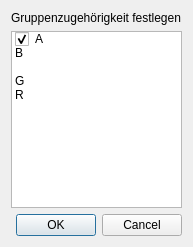
<?xml version="1.0" encoding="UTF-8"?>
<ui version="4.0">
 <class>Dialog</class>
 <widget class="QDialog" name="Dialog">
  <property name="geometry">
   <rect>
    <x>0</x>
    <y>0</y>
    <width>193</width>
    <height>247</height>
   </rect>
  </property>
  <property name="windowTitle">
   <string>Schüler – Gruppen</string>
  </property>
  <layout class="QVBoxLayout" name="verticalLayout">
   <item>
    <widget class="QLabel" name="label">
     <property name="text">
      <string>&lt;html&gt;&lt;head/&gt;&lt;body&gt;&lt;p&gt;Gruppenzugehörigkeit festlegen&lt;/p&gt;&lt;/body&gt;&lt;/html&gt;</string>
     </property>
     <property name="wordWrap">
      <bool>true</bool>
     </property>
    </widget>
   </item>
   <item>
    <widget class="QListWidget" name="grouplist">
     <property name="sizePolicy">
      <sizepolicy hsizetype="Expanding" vsizetype="Expanding">
       <horstretch>0</horstretch>
       <verstretch>0</verstretch>
      </sizepolicy>
     </property>
     <property name="focusPolicy">
      <enum>Qt::NoFocus</enum>
     </property>
     <property name="selectionMode">
      <enum>QAbstractItemView::NoSelection</enum>
     </property>
     <item>
      <property name="text">
       <string>A</string>
      </property>
      <property name="checkState">
       <enum>Checked</enum>
      </property>
     </item>
     <item>
      <property name="text">
       <string>B</string>
      </property>
      <property name="checkState">
       <enum>Unchecked</enum>
      </property>
     </item>
     <item>
      <property name="text">
       <string/>
      </property>
     </item>
     <item>
      <property name="text">
       <string>G</string>
      </property>
      <property name="checkState">
       <enum>Unchecked</enum>
      </property>
     </item>
     <item>
      <property name="text">
       <string>R</string>
      </property>
      <property name="checkState">
       <enum>Unchecked</enum>
      </property>
     </item>
    </widget>
   </item>
   <item>
    <widget class="QDialogButtonBox" name="buttonBox">
     <property name="orientation">
      <enum>Qt::Horizontal</enum>
     </property>
     <property name="standardButtons">
      <set>QDialogButtonBox::Cancel|QDialogButtonBox::Ok</set>
     </property>
    </widget>
   </item>
  </layout>
 </widget>
 <resources/>
 <connections>
  <connection>
   <sender>buttonBox</sender>
   <signal>accepted()</signal>
   <receiver>Dialog</receiver>
   <slot>accept()</slot>
   <hints>
    <hint type="sourcelabel">
     <x>259</x>
     <y>309</y>
    </hint>
    <hint type="destinationlabel">
     <x>157</x>
     <y>270</y>
    </hint>
   </hints>
  </connection>
  <connection>
   <sender>buttonBox</sender>
   <signal>rejected()</signal>
   <receiver>Dialog</receiver>
   <slot>reject()</slot>
   <hints>
    <hint type="sourcelabel">
     <x>338</x>
     <y>309</y>
    </hint>
    <hint type="destinationlabel">
     <x>286</x>
     <y>270</y>
    </hint>
   </hints>
  </connection>
 </connections>
</ui>
